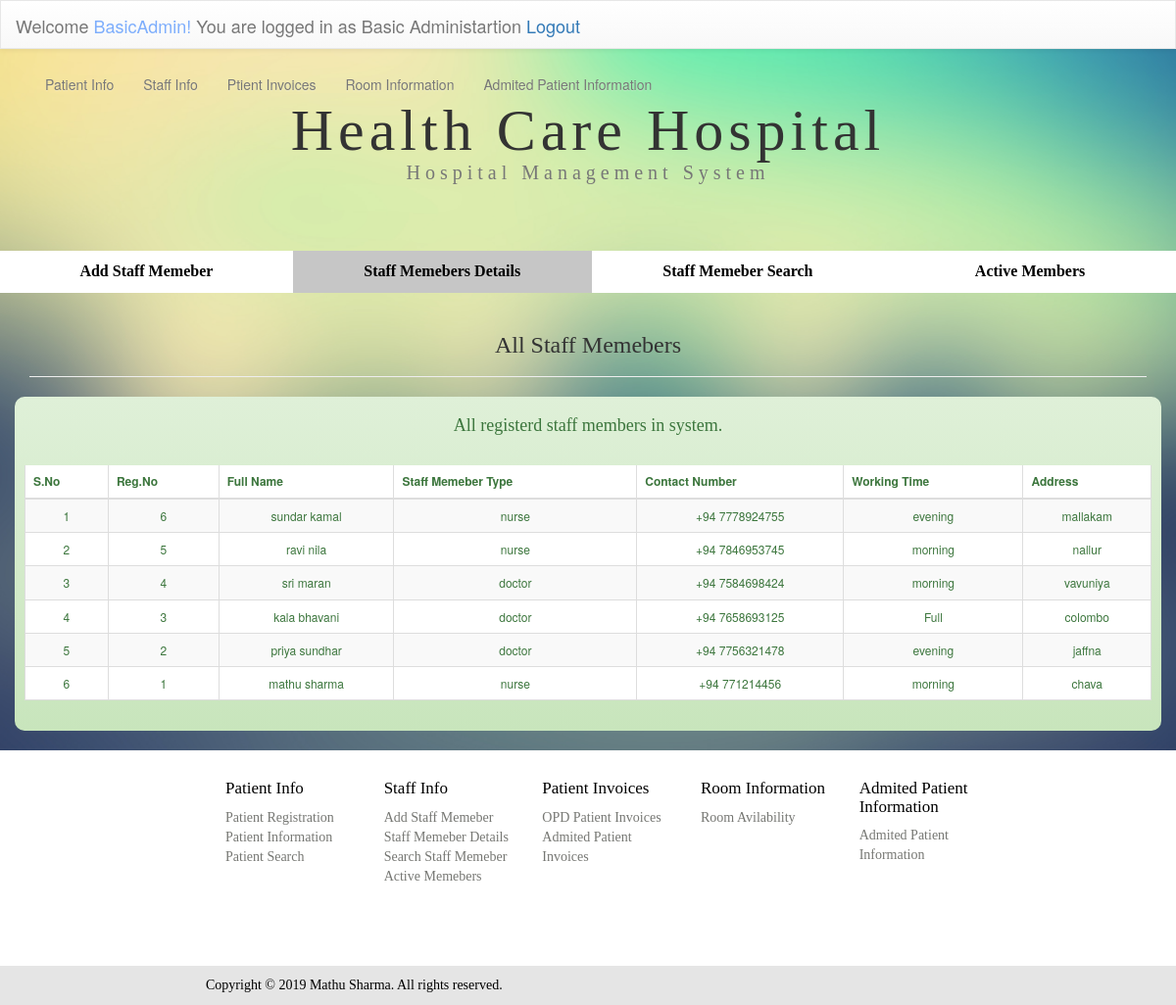
Screenshot of /HospitalSystem/staffmemd.php (signed in) with the database file from the repository.
### tables this page shows
CREATE TABLE `staff` (
  `staffID` int(11) NOT NULL AUTO_INCREMENT,
  `smfname` varchar(50) NOT NULL,
  `smlname` varchar(50) NOT NULL,
  `smtype` varchar(20) NOT NULL,
  `smbd` date NOT NULL,
  `telcode` varchar(3) NOT NULL DEFAULT '+94',
  `smtel` varchar(15) NOT NULL,
  `smemail` varchar(200) NOT NULL,
  `smgender` varchar(6) NOT NULL,
  `smwoti` varchar(10) NOT NULL,
  `smaddr` varchar(600) NOT NULL,
  `instetd_by` varchar(100) DEFAULT NULL,
  `insterted_date` timestamp NULL DEFAULT CURRENT_TIMESTAMP,
  `update_by` varchar(100) DEFAULT NULL,
  `update_date` timestamp NOT NULL DEFAULT CURRENT_TIMESTAMP,
  PRIMARY KEY (`staffID`)
);

### HospitalSystem/staffmemd.php (the view, shortened to what this page needs)
<?php include 'connect.php';?>
<!DOCTYPE html PUBLIC "-//W3C//DTD XHTML 1.0 Transitional//EN" "http://www.w3.org/TR/xhtml1/DTD/xhtml1-transitional.dtd">
<html xmlns="http://www.w3.org/1999/xhtml">
<head>
<link rel="stylesheet" href="css/bootstrap.min.css">
<link rel="stylesheet" href="css/bootstrap-theme.min.css">
<link rel="stylesheet" type="text/css" href="css/staff.css"/><script type="text/javascript" src="js/rightde.js"></script>
</head>
<body>
<link rel="stylesheet" href="css/hide.css">
<header class="nav-down ">
<?php include_once('navbar.php');?>
</header>
<br>
<div class="container">
<div class="row">
<div class="col-md-12 col-xs-12 ">
<h1 class="text-center ">Health Care Hospital<br /><small style="font-size:20px">Hospital Management System</small></h1></div>
</div>
</div>
<br><br><br>
<div class="container-fluid">
<div class="row">
  <ul class="nav  nav-justified" style="background-color:#FFF;">
  <li style="font-family:calibri; font-size:16px;"><a style="color:#000" href="staff.php"><strong>Add Staff Memeber</strong></a></li>
  <li class="active" style="font-family:calibri; font-size:16px;"><a style="color:#000" href="staffmemd.php"><strong>Staff Memebers Details</strong></a></li>
  <li style="font-family:calibri; font-size:16px;"><a style="color:#000" href="sestaffactmem.php"><strong>Staff Memeber Search</strong></a></li>
  <li style="font-family:calibri; font-size:16px;"><a style="color:#000" href="staffactmem.php"><strong>Active Members</strong></a></li>
  </ul>
</div></div>
<div class="container">
<div class="row">
<div class="col-md-12 col-xs-12">
<div class="page-header">
<h3 style="font-family:calibri;" class="text-center">All Staff Memebers</h3></div>
</div>
</div>
</div>
<div style="border-radius:10px; padding:10px;" class="container alert-success">
<div class="row">
<div class="col-md-12">
<h4 style="font-family:calibri;" class="text-center">All registerd staff members in system.</h4>
<br />
<table style="background-color:#FFF; font-size:12px; " class="table table-striped table-hover table-bordered">
<thead>
<tr>
<th><strong>S.No</strong></th>
<th><strong>Reg.No</strong></th>
<th><strong>Full Name</strong></th>
<th><strong>Staff Memeber Type</strong></th>
<th><strong>Contact Number</strong></th>
<th><strong>Working Time</strong></th>
<th><strong>Address</strong></th>
</tr>
</thead>
<tbody>
<?php
$count=1;
$sel_query="SELECT * FROM `staff` ORDER BY `staffID` DESC ";
$result = mysqli_query($con,$sel_query);
while($row = mysqli_fetch_assoc($result)) { ?>
<tr>
    <td align="center"><?php echo $count; ?></td>
    <td align="center"><?php echo $row["staffID"]; ?></td>
    <td align="center"><?php echo $row["smfname"]; ?> <?php echo $row["smlname"]; ?></td>
    <td align="center"><?php echo $row["smtype"]; ?></td>
    <td align="center"><?php echo $row["telcode"]; ?> <?php echo $row["smtel"]; ?></td>
    <td align="center"><?php echo $row["smwoti"]; ?></td>
    <td align="center"><?php echo $row["smaddr"]; ?></td>
</tr>
<?php $count++; } ?>
</tbody>
</table>
</div>
<div class="col-md-4">
</div>
</div>
</div>
</body>
<footer>
	<?php include 'footer.php';?>
</footer>
</html>

### HospitalSystem/css/staff.css (style rules this page uses)
body { background:url(../images/background.jpg) no-repeat center center fixed ; -webkit-background-size:cover; -moz-background-size:cover; -o-background-size:cover; background-size:cover; }
h1 { text-align:center; font-family:"calibri"; font-size:60px; padding-top:10px; letter-spacing:5px; }

### HospitalSystem/css/hide.css (style rules this page uses)
body { padding-top: 50px; }
header { height: 40px; z-index: 1; position:fixed; top: 0; transition: top 0.2s ease-in-out; width: 100%; }

### HospitalSystem/css/menu.css (style rules this page uses)
body { background:url(../images/background.jpg) no-repeat center center fixed ; -webkit-background-size:cover; -moz-background-size:cover; -o-background-size:cover; background-size:cover; }
h1 { text-align:center; font-family:"calibri"; font-size:60px; padding-top:10px; letter-spacing:5px; }
.table { background-color:rgba(0, 0, 0, 0.5); border:none; }

### HospitalSystem/staffmemd.php (style rules this page uses)
.active a { background-color: #c6c6c6; }

### rows the page displays
staff: staffID "6", smfname "sundar", smlname "kamal", smtype "nurse", telcode "+94", smtel "7778924755", smwoti "evening", smaddr "mallakam"
staff: staffID "5", smfname "ravi", smlname "nila", smtype "nurse", telcode "+94", smtel "7846953745", smwoti "morning", smaddr "nallur"
staff: staffID "4", smfname "sri", smlname "maran", smtype "doctor", telcode "+94", smtel "7584698424", smwoti "morning", smaddr "vavuniya"
staff: staffID "3", smfname "kala", smlname "bhavani", smtype "doctor", telcode "+94", smtel "7658693125", smwoti "Full", smaddr "colombo"
staff: staffID "2", smfname "priya", smlname "sundhar", smtype "doctor", telcode "+94", smtel "7756321478", smwoti "evening", smaddr "jaffna"
staff: staffID "1", smfname "mathu", smlname "sharma", smtype "nurse", telcode "+94", smtel "771214456", smwoti "morning", smaddr "chava"

### other values shown
$_SESSION['sadmun'] "BasicAdmin"
$_SESSION['admty'] "Basic Administartion"
